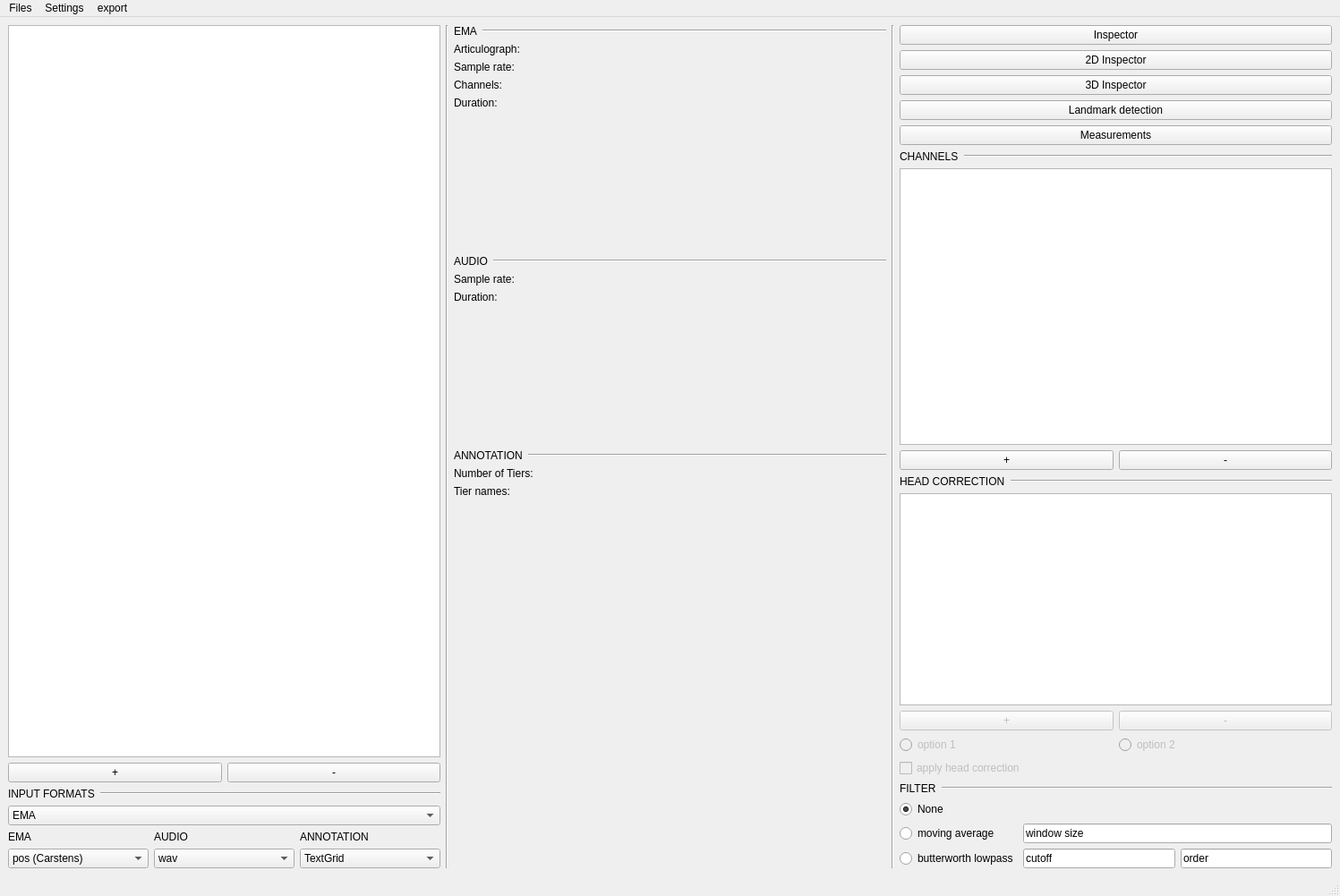
<?xml version="1.0" encoding="UTF-8"?>
<ui version="4.0">
 <class>MainWindow</class>
 <widget class="QMainWindow" name="MainWindow">
  <property name="geometry">
   <rect>
    <x>0</x>
    <y>0</y>
    <width>1497</width>
    <height>1001</height>
   </rect>
  </property>
  <property name="sizePolicy">
   <sizepolicy hsizetype="MinimumExpanding" vsizetype="MinimumExpanding">
    <horstretch>0</horstretch>
    <verstretch>0</verstretch>
   </sizepolicy>
  </property>
  <property name="windowTitle">
   <string>MainWindow</string>
  </property>
  <widget class="QWidget" name="centralwidget">
   <layout class="QGridLayout" name="gridLayout_2">
    <item row="0" column="0">
     <layout class="QGridLayout" name="gridLayout">
      <item row="0" column="1">
       <layout class="QVBoxLayout" name="verticalLayout">
        <item>
         <widget class="QListWidget" name="dataList">
          <property name="selectionMode">
           <enum>QAbstractItemView::SingleSelection</enum>
          </property>
         </widget>
        </item>
        <item>
         <layout class="QHBoxLayout" name="horizontalLayout_2">
          <item>
           <widget class="QPushButton" name="addFilesToDataListButton">
            <property name="text">
             <string>+</string>
            </property>
           </widget>
          </item>
          <item>
           <widget class="QPushButton" name="removeFilesFromDataListButton">
            <property name="text">
             <string>-</string>
            </property>
           </widget>
          </item>
         </layout>
        </item>
        <item>
         <layout class="QVBoxLayout" name="verticalLayout_14">
          <item>
           <layout class="QHBoxLayout" name="horizontalLayout">
            <item>
             <widget class="QLabel" name="label_6">
              <property name="sizePolicy">
               <sizepolicy hsizetype="Preferred" vsizetype="Preferred">
                <horstretch>0</horstretch>
                <verstretch>0</verstretch>
               </sizepolicy>
              </property>
              <property name="text">
               <string>INPUT FORMATS</string>
              </property>
             </widget>
            </item>
            <item>
             <widget class="Line" name="line_9">
              <property name="sizePolicy">
               <sizepolicy hsizetype="Expanding" vsizetype="Fixed">
                <horstretch>0</horstretch>
                <verstretch>0</verstretch>
               </sizepolicy>
              </property>
              <property name="orientation">
               <enum>Qt::Horizontal</enum>
              </property>
             </widget>
            </item>
           </layout>
          </item>
          <item>
           <widget class="QComboBox" name="comboBox_4">
            <item>
             <property name="text">
              <string>EMA</string>
             </property>
            </item>
           </widget>
          </item>
          <item>
           <layout class="QGridLayout" name="gridLayout_8">
            <item row="1" column="2">
             <widget class="QComboBox" name="comboBox_3">
              <item>
               <property name="text">
                <string>TextGrid</string>
               </property>
              </item>
             </widget>
            </item>
            <item row="1" column="0">
             <widget class="QComboBox" name="comboBox">
              <item>
               <property name="text">
                <string>pos (Carstens)</string>
               </property>
              </item>
             </widget>
            </item>
            <item row="1" column="1">
             <widget class="QComboBox" name="comboBox_2">
              <item>
               <property name="text">
                <string>wav</string>
               </property>
              </item>
             </widget>
            </item>
            <item row="0" column="0">
             <widget class="QLabel" name="label_8">
              <property name="text">
               <string>EMA</string>
              </property>
             </widget>
            </item>
            <item row="0" column="1">
             <widget class="QLabel" name="label_11">
              <property name="text">
               <string>AUDIO</string>
              </property>
             </widget>
            </item>
            <item row="0" column="2">
             <widget class="QLabel" name="label_13">
              <property name="text">
               <string>ANNOTATION</string>
              </property>
             </widget>
            </item>
           </layout>
          </item>
         </layout>
        </item>
       </layout>
      </item>
     </layout>
    </item>
    <item row="0" column="3">
     <widget class="Line" name="line_7">
      <property name="orientation">
       <enum>Qt::Vertical</enum>
      </property>
     </widget>
    </item>
    <item row="0" column="1">
     <widget class="Line" name="line_8">
      <property name="orientation">
       <enum>Qt::Vertical</enum>
      </property>
     </widget>
    </item>
    <item row="0" column="2">
     <layout class="QVBoxLayout" name="verticalLayout_2">
      <item>
       <layout class="QVBoxLayout" name="verticalLayout_3">
        <item>
         <layout class="QHBoxLayout" name="horizontalLayout_3">
          <item>
           <widget class="QLabel" name="label">
            <property name="sizePolicy">
             <sizepolicy hsizetype="Minimum" vsizetype="Preferred">
              <horstretch>0</horstretch>
              <verstretch>0</verstretch>
             </sizepolicy>
            </property>
            <property name="text">
             <string>EMA</string>
            </property>
           </widget>
          </item>
          <item>
           <widget class="Line" name="line">
            <property name="sizePolicy">
             <sizepolicy hsizetype="Expanding" vsizetype="Fixed">
              <horstretch>0</horstretch>
              <verstretch>0</verstretch>
             </sizepolicy>
            </property>
            <property name="orientation">
             <enum>Qt::Horizontal</enum>
            </property>
           </widget>
          </item>
         </layout>
        </item>
        <item>
         <layout class="QGridLayout" name="gridLayout_3">
          <item row="2" column="1">
           <widget class="QLabel" name="emaChannelInfoLabel">
            <property name="text">
             <string/>
            </property>
           </widget>
          </item>
          <item row="1" column="0">
           <widget class="QLabel" name="label_5">
            <property name="text">
             <string>Sample rate:</string>
            </property>
           </widget>
          </item>
          <item row="2" column="0">
           <widget class="QLabel" name="label_7">
            <property name="text">
             <string>Channels:</string>
            </property>
           </widget>
          </item>
          <item row="0" column="1">
           <widget class="QLabel" name="emaDeviceInfoLabel">
            <property name="text">
             <string/>
            </property>
           </widget>
          </item>
          <item row="0" column="0">
           <widget class="QLabel" name="label_3">
            <property name="text">
             <string>Articulograph:</string>
            </property>
           </widget>
          </item>
          <item row="1" column="1">
           <widget class="QLabel" name="emaSamplerateInfoLabel">
            <property name="text">
             <string/>
            </property>
           </widget>
          </item>
          <item row="3" column="0">
           <widget class="QLabel" name="label_4">
            <property name="text">
             <string>Duration:</string>
            </property>
           </widget>
          </item>
          <item row="3" column="1">
           <widget class="QLabel" name="emaDurationInfoLabel">
            <property name="text">
             <string/>
            </property>
           </widget>
          </item>
         </layout>
        </item>
        <item>
         <spacer name="verticalSpacer">
          <property name="orientation">
           <enum>Qt::Vertical</enum>
          </property>
          <property name="sizeHint" stdset="0">
           <size>
            <width>20</width>
            <height>40</height>
           </size>
          </property>
         </spacer>
        </item>
        <item>
         <layout class="QVBoxLayout" name="verticalLayout_4">
          <item>
           <layout class="QHBoxLayout" name="horizontalLayout_4">
            <item>
             <widget class="QLabel" name="label_2">
              <property name="sizePolicy">
               <sizepolicy hsizetype="Minimum" vsizetype="Preferred">
                <horstretch>0</horstretch>
                <verstretch>0</verstretch>
               </sizepolicy>
              </property>
              <property name="text">
               <string>AUDIO</string>
              </property>
             </widget>
            </item>
            <item>
             <widget class="Line" name="line_2">
              <property name="sizePolicy">
               <sizepolicy hsizetype="Expanding" vsizetype="Fixed">
                <horstretch>0</horstretch>
                <verstretch>0</verstretch>
               </sizepolicy>
              </property>
              <property name="orientation">
               <enum>Qt::Horizontal</enum>
              </property>
             </widget>
            </item>
           </layout>
          </item>
          <item>
           <layout class="QGridLayout" name="gridLayout_4">
            <item row="0" column="0">
             <widget class="QLabel" name="label_12">
              <property name="text">
               <string>Sample rate:</string>
              </property>
             </widget>
            </item>
            <item row="0" column="1">
             <widget class="QLabel" name="audioSamplerateInfoLabel">
              <property name="text">
               <string/>
              </property>
             </widget>
            </item>
            <item row="1" column="1">
             <widget class="QLabel" name="audioDurationInfoLabel">
              <property name="text">
               <string/>
              </property>
             </widget>
            </item>
            <item row="1" column="0">
             <widget class="QLabel" name="label_14">
              <property name="text">
               <string>Duration:</string>
              </property>
             </widget>
            </item>
           </layout>
          </item>
         </layout>
        </item>
        <item>
         <spacer name="verticalSpacer_2">
          <property name="orientation">
           <enum>Qt::Vertical</enum>
          </property>
          <property name="sizeHint" stdset="0">
           <size>
            <width>20</width>
            <height>40</height>
           </size>
          </property>
         </spacer>
        </item>
       </layout>
      </item>
      <item>
       <layout class="QVBoxLayout" name="verticalLayout_5">
        <item>
         <layout class="QHBoxLayout" name="horizontalLayout_5">
          <item>
           <widget class="QLabel" name="label_9">
            <property name="sizePolicy">
             <sizepolicy hsizetype="Minimum" vsizetype="Preferred">
              <horstretch>0</horstretch>
              <verstretch>0</verstretch>
             </sizepolicy>
            </property>
            <property name="text">
             <string>ANNOTATION</string>
            </property>
           </widget>
          </item>
          <item>
           <widget class="Line" name="line_3">
            <property name="sizePolicy">
             <sizepolicy hsizetype="Expanding" vsizetype="Fixed">
              <horstretch>0</horstretch>
              <verstretch>0</verstretch>
             </sizepolicy>
            </property>
            <property name="orientation">
             <enum>Qt::Horizontal</enum>
            </property>
           </widget>
          </item>
         </layout>
        </item>
        <item>
         <layout class="QGridLayout" name="gridLayout_5">
          <item row="1" column="0">
           <widget class="QLabel" name="label_10">
            <property name="text">
             <string>Tier names:</string>
            </property>
           </widget>
          </item>
          <item row="1" column="1">
           <widget class="QLabel" name="annotationTierNamesInfoLabel">
            <property name="sizePolicy">
             <sizepolicy hsizetype="Preferred" vsizetype="Preferred">
              <horstretch>0</horstretch>
              <verstretch>0</verstretch>
             </sizepolicy>
            </property>
            <property name="text">
             <string/>
            </property>
            <property name="alignment">
             <set>Qt::AlignLeading|Qt::AlignLeft|Qt::AlignTop</set>
            </property>
           </widget>
          </item>
          <item row="0" column="0">
           <widget class="QLabel" name="label_16">
            <property name="text">
             <string>Number of Tiers:</string>
            </property>
           </widget>
          </item>
          <item row="0" column="1">
           <widget class="QLabel" name="annotationTierNumberInfoLabel">
            <property name="text">
             <string/>
            </property>
            <property name="alignment">
             <set>Qt::AlignLeading|Qt::AlignLeft|Qt::AlignTop</set>
            </property>
           </widget>
          </item>
         </layout>
        </item>
        <item>
         <spacer name="verticalSpacer_3">
          <property name="orientation">
           <enum>Qt::Vertical</enum>
          </property>
          <property name="sizeHint" stdset="0">
           <size>
            <width>20</width>
            <height>40</height>
           </size>
          </property>
         </spacer>
        </item>
       </layout>
      </item>
     </layout>
    </item>
    <item row="0" column="4">
     <layout class="QVBoxLayout" name="verticalLayout_8">
      <item>
       <layout class="QVBoxLayout" name="verticalLayout_6">
        <item>
         <widget class="QPushButton" name="openInspectorWindowButton">
          <property name="text">
           <string>Inspector</string>
          </property>
         </widget>
        </item>
        <item>
         <widget class="QPushButton" name="open2DInspectorWindowButton">
          <property name="text">
           <string>2D Inspector</string>
          </property>
         </widget>
        </item>
        <item>
         <widget class="QPushButton" name="open3DInspectorWindowButton">
          <property name="text">
           <string>3D Inspector</string>
          </property>
         </widget>
        </item>
        <item>
         <widget class="QPushButton" name="pushButton_2">
          <property name="text">
           <string>Landmark detection</string>
          </property>
         </widget>
        </item>
        <item>
         <widget class="QPushButton" name="pushButton_3">
          <property name="text">
           <string>Measurements</string>
          </property>
         </widget>
        </item>
        <item>
         <layout class="QVBoxLayout" name="verticalLayout_7">
          <item>
           <layout class="QHBoxLayout" name="horizontalLayout_6">
            <item>
             <widget class="QLabel" name="label_18">
              <property name="sizePolicy">
               <sizepolicy hsizetype="Minimum" vsizetype="Preferred">
                <horstretch>0</horstretch>
                <verstretch>0</verstretch>
               </sizepolicy>
              </property>
              <property name="text">
               <string>CHANNELS</string>
              </property>
             </widget>
            </item>
            <item>
             <widget class="Line" name="line_4">
              <property name="sizePolicy">
               <sizepolicy hsizetype="Expanding" vsizetype="Fixed">
                <horstretch>0</horstretch>
                <verstretch>0</verstretch>
               </sizepolicy>
              </property>
              <property name="orientation">
               <enum>Qt::Horizontal</enum>
              </property>
             </widget>
            </item>
           </layout>
          </item>
          <item>
           <layout class="QVBoxLayout" name="verticalLayout_9">
            <item>
             <widget class="QTableWidget" name="channelTable"/>
            </item>
            <item>
             <layout class="QHBoxLayout" name="horizontalLayout_7">
              <item>
               <widget class="QPushButton" name="addChannelToChannelTableButton">
                <property name="text">
                 <string>+</string>
                </property>
               </widget>
              </item>
              <item>
               <widget class="QPushButton" name="removeChannelFromChannelTableButton">
                <property name="text">
                 <string>-</string>
                </property>
               </widget>
              </item>
             </layout>
            </item>
           </layout>
          </item>
          <item>
           <layout class="QVBoxLayout" name="verticalLayout_10">
            <item>
             <layout class="QHBoxLayout" name="horizontalLayout_8">
              <item>
               <widget class="QLabel" name="label_19">
                <property name="sizePolicy">
                 <sizepolicy hsizetype="Minimum" vsizetype="Preferred">
                  <horstretch>0</horstretch>
                  <verstretch>0</verstretch>
                 </sizepolicy>
                </property>
                <property name="text">
                 <string>HEAD CORRECTION</string>
                </property>
               </widget>
              </item>
              <item>
               <widget class="Line" name="line_5">
                <property name="sizePolicy">
                 <sizepolicy hsizetype="Expanding" vsizetype="Fixed">
                  <horstretch>0</horstretch>
                  <verstretch>0</verstretch>
                 </sizepolicy>
                </property>
                <property name="orientation">
                 <enum>Qt::Horizontal</enum>
                </property>
               </widget>
              </item>
             </layout>
            </item>
            <item>
             <layout class="QVBoxLayout" name="verticalLayout_11">
              <item>
               <widget class="QTableWidget" name="headCorrectionList"/>
              </item>
              <item>
               <layout class="QHBoxLayout" name="horizontalLayout_9">
                <item>
                 <widget class="QPushButton" name="addChannelToHeadCorrectionListButton">
                  <property name="enabled">
                   <bool>false</bool>
                  </property>
                  <property name="text">
                   <string>+</string>
                  </property>
                 </widget>
                </item>
                <item>
                 <widget class="QPushButton" name="removeChannelFromHeadCorrectionListButton">
                  <property name="enabled">
                   <bool>false</bool>
                  </property>
                  <property name="text">
                   <string>-</string>
                  </property>
                 </widget>
                </item>
               </layout>
              </item>
             </layout>
            </item>
            <item>
             <layout class="QVBoxLayout" name="verticalLayout_12">
              <item>
               <layout class="QGridLayout" name="gridLayout_6">
                <item row="0" column="0">
                 <widget class="QRadioButton" name="radioButton">
                  <property name="enabled">
                   <bool>false</bool>
                  </property>
                  <property name="text">
                   <string>option 1</string>
                  </property>
                 </widget>
                </item>
                <item row="0" column="1">
                 <widget class="QRadioButton" name="radioButton_2">
                  <property name="enabled">
                   <bool>false</bool>
                  </property>
                  <property name="text">
                   <string>option 2</string>
                  </property>
                 </widget>
                </item>
               </layout>
              </item>
              <item>
               <widget class="QCheckBox" name="checkBox">
                <property name="enabled">
                 <bool>false</bool>
                </property>
                <property name="text">
                 <string>apply head correction</string>
                </property>
               </widget>
              </item>
             </layout>
            </item>
           </layout>
          </item>
         </layout>
        </item>
       </layout>
      </item>
      <item>
       <layout class="QVBoxLayout" name="verticalLayout_13">
        <item>
         <layout class="QHBoxLayout" name="horizontalLayout_10">
          <item>
           <widget class="QLabel" name="label_20">
            <property name="sizePolicy">
             <sizepolicy hsizetype="Minimum" vsizetype="Preferred">
              <horstretch>0</horstretch>
              <verstretch>0</verstretch>
             </sizepolicy>
            </property>
            <property name="text">
             <string>FILTER</string>
            </property>
           </widget>
          </item>
          <item>
           <widget class="Line" name="line_6">
            <property name="sizePolicy">
             <sizepolicy hsizetype="Expanding" vsizetype="Fixed">
              <horstretch>0</horstretch>
              <verstretch>0</verstretch>
             </sizepolicy>
            </property>
            <property name="orientation">
             <enum>Qt::Horizontal</enum>
            </property>
           </widget>
          </item>
         </layout>
        </item>
        <item>
         <layout class="QGridLayout" name="gridLayout_7">
          <item row="1" column="0">
           <widget class="QRadioButton" name="filterRadioButtonMovingAverage">
            <property name="text">
             <string>moving average</string>
            </property>
           </widget>
          </item>
          <item row="2" column="0">
           <widget class="QRadioButton" name="filterRadioButtonBWLP">
            <property name="text">
             <string>butterworth lowpass</string>
            </property>
           </widget>
          </item>
          <item row="0" column="0">
           <widget class="QRadioButton" name="filterRadioButtonNone">
            <property name="text">
             <string>None</string>
            </property>
            <property name="checked">
             <bool>true</bool>
            </property>
           </widget>
          </item>
          <item row="1" column="1">
           <widget class="QLineEdit" name="movingAverageInput">
            <property name="text">
             <string>window size</string>
            </property>
           </widget>
          </item>
          <item row="2" column="1">
           <layout class="QHBoxLayout" name="horizontalLayout_11">
            <item>
             <widget class="QLineEdit" name="bwLowPassCutoffInput">
              <property name="text">
               <string>cutoff</string>
              </property>
             </widget>
            </item>
            <item>
             <widget class="QLineEdit" name="bwLowPassOrderInput">
              <property name="text">
               <string>order</string>
              </property>
             </widget>
            </item>
           </layout>
          </item>
         </layout>
        </item>
       </layout>
      </item>
     </layout>
    </item>
   </layout>
  </widget>
  <widget class="QMenuBar" name="menubar">
   <property name="geometry">
    <rect>
     <x>0</x>
     <y>0</y>
     <width>1497</width>
     <height>34</height>
    </rect>
   </property>
   <widget class="QMenu" name="menuFiles">
    <property name="title">
     <string>Files</string>
    </property>
    <addaction name="actionimport_corpus"/>
   </widget>
   <widget class="QMenu" name="menuSettings">
    <property name="title">
     <string>Settings</string>
    </property>
    <addaction name="actionas"/>
   </widget>
   <widget class="QMenu" name="menuexport">
    <property name="title">
     <string>export</string>
    </property>
    <addaction name="actionexport_EMA_to_netcdf"/>
    <addaction name="actionexport_EMA_to_csv"/>
    <addaction name="actionexport_landmark_to_JSON"/>
    <addaction name="actionexport_landmark_to_TextGrid"/>
    <addaction name="actionexport_landmark_to_csv"/>
   </widget>
   <addaction name="menuFiles"/>
   <addaction name="menuSettings"/>
   <addaction name="menuexport"/>
  </widget>
  <widget class="QStatusBar" name="statusbar"/>
  <action name="actionimport_corpus">
   <property name="text">
    <string>import corpus</string>
   </property>
  </action>
  <action name="actionas">
   <property name="text">
    <string>change settings</string>
   </property>
  </action>
  <action name="actionexport_EMA_to_netcdf">
   <property name="text">
    <string>export EMA to netcdf</string>
   </property>
  </action>
  <action name="actionexport_EMA_to_csv">
   <property name="text">
    <string>export EMA to csv</string>
   </property>
  </action>
  <action name="actionexport_landmark_to_TextGrid">
   <property name="text">
    <string>export landmark to TextGrid</string>
   </property>
  </action>
  <action name="actionexport_landmark_to_csv">
   <property name="text">
    <string>export landmark to csv</string>
   </property>
  </action>
  <action name="actionexport_landmark_to_JSON">
   <property name="text">
    <string>export landmark to JSON</string>
   </property>
  </action>
 </widget>
 <resources/>
 <connections/>
</ui>
